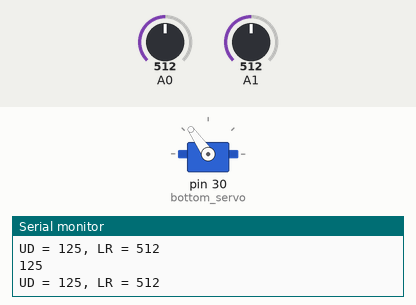
Recording of a sketch running on a simulated Arduino Mega 2560, built with avr-gcc and run on an emulated ATmega2560. On the bench: servo, the last lines printed to the serial monitor. Inputs (shaded band) come from the test bench; at power-on: A0 = 512, A1 = 512.

Above: at 1.2 s.
1.3 s: A0 set to 289
At 1.8 s:
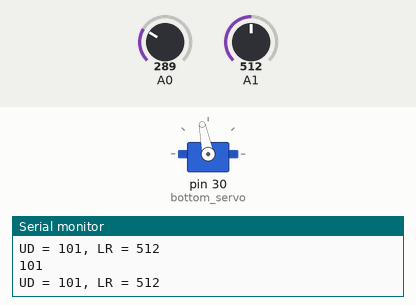
2.8 s: A0 set to 267
At 3.2 s:
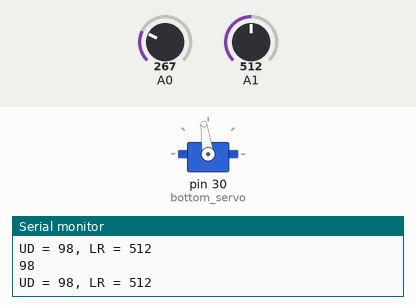
4.3 s: A0 set to 0
At 5.5 s:
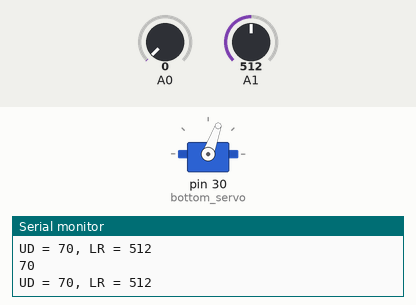
5.8 s: A0 set to 716
At 7.0 s:
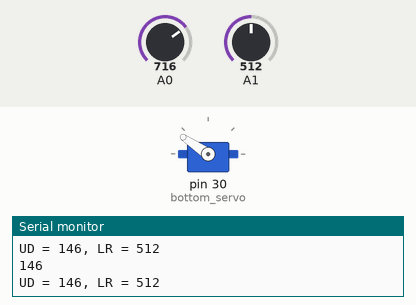
7.3 s: A1 set to 106
10.3 s: A1 set to 90
Timing chart, 0 to 12.8 s (numbered marks = the images above; inputs shaded):
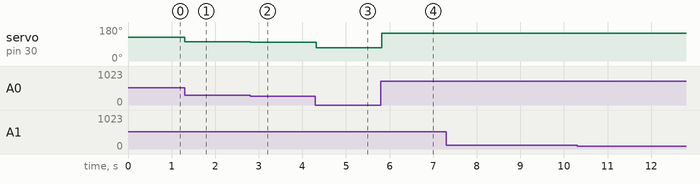

The sketch:

joystick_code.ino
```cpp
#include <Servo.h>

int joyUD = 0;
int joyLR = 0;
int bottom_servo = 30;
int servoVal; // variable to read value from analog pin

Servo myservo1; // first servo object

void setup() {

  myservo1.attach(bottom_servo);
  Serial.begin(9600);

}

void loop() {
  servoVal = analogRead(A0);
  servoVal = map(servoVal, 0, 1023, 70, 180); // scale it to use it with the servo result between 70 and 180
  myservo1.write(servoVal); // sets servo position according to scaled value
  joyLR = analogRead(A1);
  Serial.print("UD = ");
  Serial.print(servoVal);
  Serial.print(", LR = ");
  Serial.println(joyLR);
  Serial.println(servoVal);
  delay(15);

}
```

Measured:
- after the input at 1.3 s, servo on pin 30 (bottom_servo): 125° → 101° at once
- after the input at 2.8 s, servo on pin 30 (bottom_servo): 101° → 98° at once
- after the input at 4.3 s, servo on pin 30 (bottom_servo): 98° → 70° at once
- after the input at 5.8 s, servo on pin 30 (bottom_servo): 70° → 146° at once
